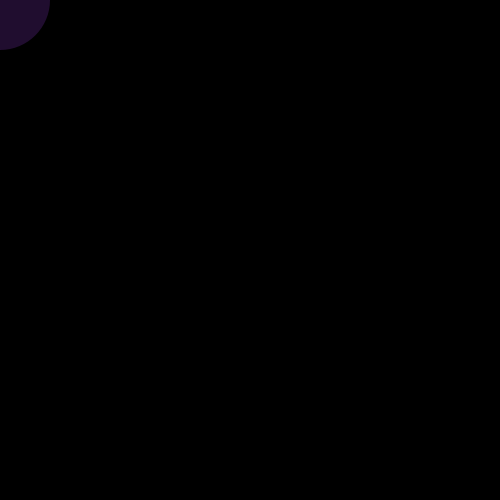
Frame 1 (no input)
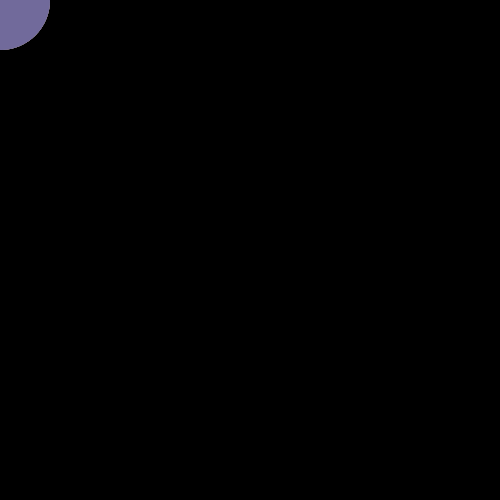
Frame 60 (the mouse pressed at the canvas centre just before this capture)
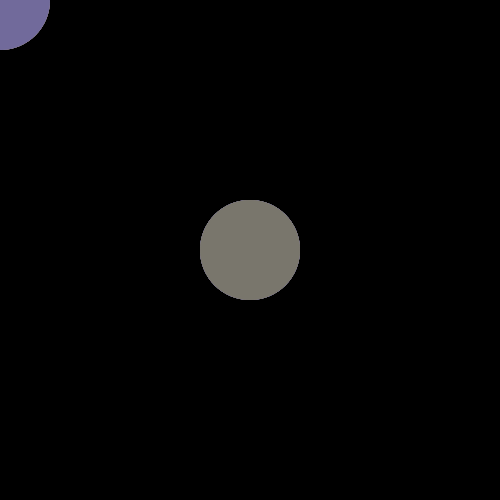
Frame 120 (the mouse held since frame 60 and released just before this capture)

The Processing sketch that drew these frames (run headless with seeded random() and noise(); from frame 60 on, the mouse is pressed at the canvas centre):

// Processing sketch: processing_50669
// ── processing_50669.pde

//Homework3
//Vishal Agrawal
//vishala@andrew.cmu.edu
//copyright (C) 2012

void setup()
{
  size(500, 500);
  smooth();
  background(0,0,0);
  frameRate(25);
}
void draw()
{
  noStroke();
  fill(random(0,255), random(0,255), random(0,255),50);
  ellipse(mouseX,mouseY,width/5,height/5);
}

void keyPressed()
{
  if(key == ENTER)
  {
      background(0,0,0);
  }
}               
